Frame 1 (no input): blank canvas, image omitted
Frame 60 (the mouse pressed at the canvas centre just before this capture): blank canvas, image omitted
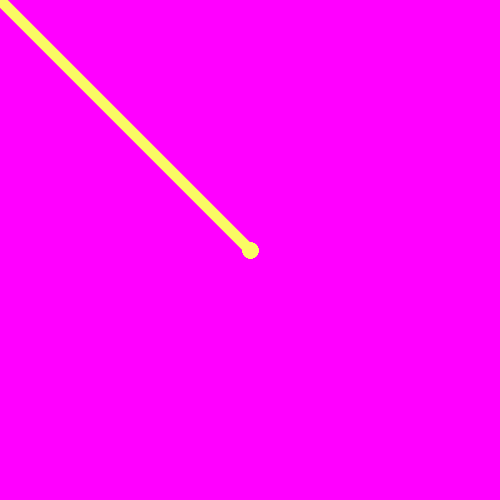
Frame 120 (the mouse held since frame 60 and released just before this capture)

The Processing sketch whose frames 1 and 60 were blank and that drew this single picture after the mouse press (run headless with seeded random() and noise(); from frame 60 on, the mouse is pressed at the canvas centre):

// Processing sketch: processing_169522
// ── processing_169522.pde

int X= 0;

int Y= 0;

int mario= 50;

void setup(){

size(500,500);

background(255,0,255);

}

void draw(){

stroke(mouseX,mouseY,100);

strokeWeight(mario/10);

line(X,Y,mouseX,mouseY);

X= mouseX;

Y= mouseY;

mario++;

}
